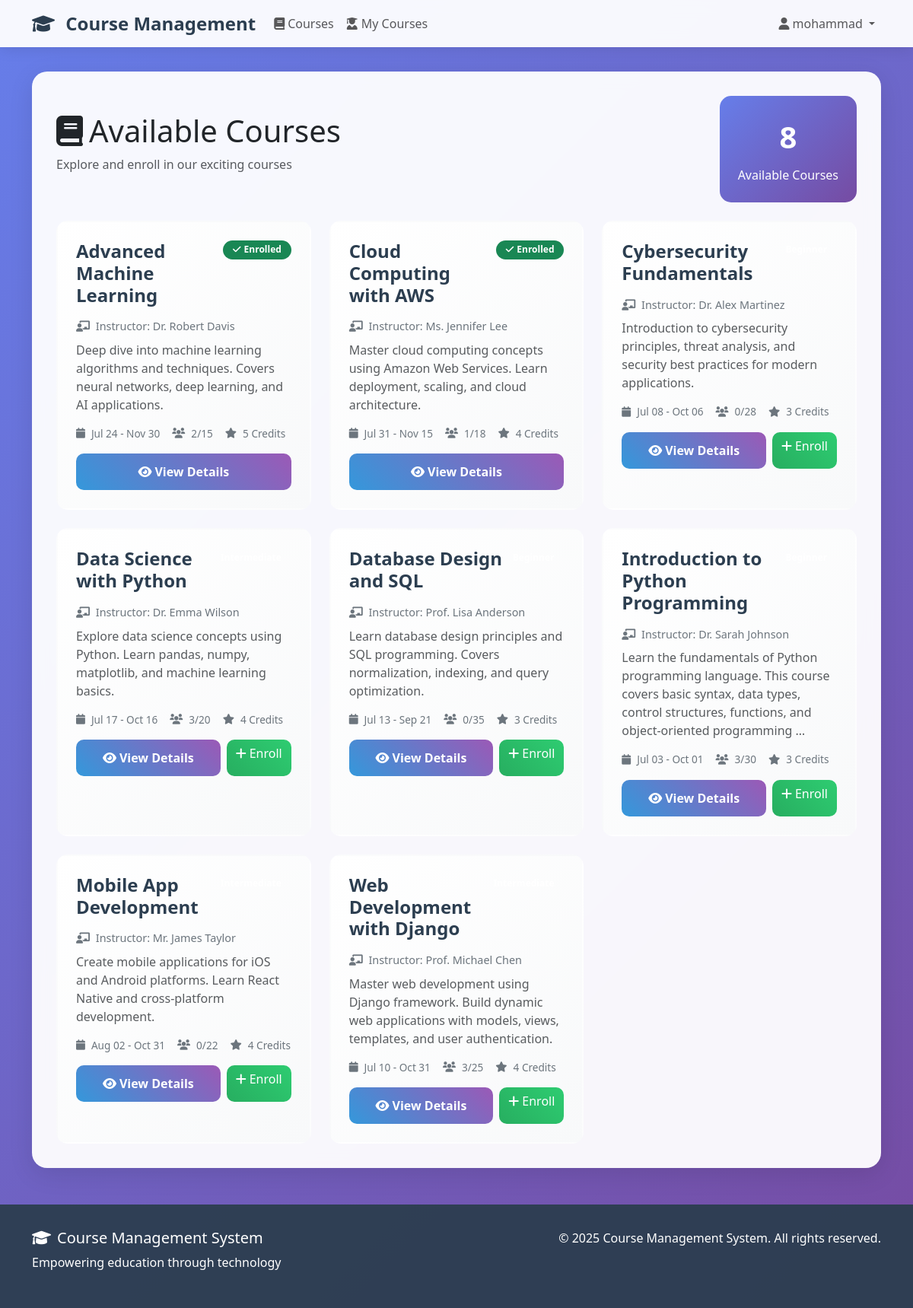
Screenshot of / (signed in) with the database file from the repository.
### students/models.py (models this page shows, shortened)
class Course(models.Model):
    DIFFICULTY_CHOICES = [
        ('beginner', 'Beginner'),
        ('intermediate', 'Intermediate'),
        ('advanced', 'Advanced'),
    ]
    title = models.CharField(max_length=200)
    description = models.TextField()
    instructor = models.CharField(max_length=100)
    credits = models.PositiveIntegerField(default=3)
    difficulty = models.CharField(max_length=20, choices=DIFFICULTY_CHOICES, default='beginner')
    max_students = models.PositiveIntegerField(default=30)
    start_date = models.DateField()
    end_date = models.DateField()
    is_active = models.BooleanField(default=True)
    created_at = models.DateTimeField(auto_now_add=True)
    def get_enrolled_count(self):
        return self.enrollment_set.count()

### students/views.py (the view)
# urls.py: path('', views.course_list, name='course_list'),
@login_required
def course_list(request):
    courses = Course.objects.filter(is_active=True).order_by('title')
    user_enrollments = []
    if hasattr(request.user, 'student'):
        user_enrollments = Enrollment.objects.filter(
            student=request.user.student,
            is_active=True
        ).values_list('course_id', flat=True)
    return render(request, 'students/course_list.html', {
        'courses': courses,
        'user_enrollments': user_enrollments
    })

### templates/students/course_list.html (shortened to what this page needs)
{% extends 'base.html' %}
{% block content %}
<div class="d-flex justify-content-between align-items-center mb-4">
    <div>
        <h1><i class="fas fa-book me-2"></i>Available Courses</h1>
        <p class="text-muted">Explore and enroll in our exciting courses</p>
    </div>
    {% if user.is_authenticated %}
        <div class="stats-card">
            <div class="stats-number">{{ courses.count }}</div>
            <div>Available Courses</div>
        </div>
    {% endif %}
</div>
{% if courses %}
    <div class="course-grid">
        {% for course in courses %}
            <div class="course-card">
                <div class="d-flex justify-content-between align-items-start mb-2">
                    <h4 class="course-title">{{ course.title }}</h4>
                    {% if course.id in user_enrollments %}
                        <span class="badge bg-success">
                            <i class="fas fa-check me-1"></i>Enrolled
                        </span>
                    {% else %}
                        <span class="badge bg-{{ course.difficulty|default:'secondary' }}">
                        </span>
                    {% endif %}
                </div>
                <div class="course-instructor">
                    <i class="fas fa-chalkboard-teacher me-1"></i>
                    Instructor: {{ course.instructor }}
                </div>
                <p class="text-muted mb-3">{{ course.description|truncatewords:20 }}</p>
                <div class="course-meta">
                    <div class="meta-item">
                        <i class="fas fa-calendar me-1"></i>
                        {{ course.start_date|date:"M d" }} - {{ course.end_date|date:"M d" }}
                    </div>
                    <div class="meta-item">
                        <i class="fas fa-users me-1"></i>
                        {{ course.get_enrolled_count }}/{{ course.max_students }}
                    </div>
                    <div class="meta-item">
                        <i class="fas fa-star me-1"></i>
                        {{ course.credits }} Credits
                    </div>
                </div>
                <div class="d-flex gap-2 mt-3">
                    <a href="{% url 'course_detail' course.id %}" class="btn btn-primary flex-fill">
                        <i class="fas fa-eye me-1"></i>View Details
                    </a>
                    {% if user.is_authenticated and course.id not in user_enrollments %}
                        <a href="{% url 'enroll_course' course.id %}" class="btn btn-success">
                            <i class="fas fa-plus me-1"></i>Enroll
                        </a>
                    {% endif %}
                </div>
            </div>
        {% endfor %}
    </div>
{% else %}
    <div class="text-center py-5">
        <i class="fas fa-book-open fa-4x text-muted mb-3"></i>
        <h3 class="text-muted">No courses available</h3>
        <p class="text-muted">Check back later for new courses!</p>
    </div>
{% endif %}
{% endblock %}

### templates/base.html (shortened to what this page needs)
<!DOCTYPE html>
<html lang="en">
<head>
    <link href="https://cdn.jsdelivr.net/npm/bootstrap@5.3.0/dist/css/bootstrap.min.css" rel="stylesheet">
    <link href="https://cdnjs.cloudflare.com/ajax/libs/font-awesome/6.0.0/css/all.min.css" rel="stylesheet">
</head>
<body>
    <nav class="navbar navbar-expand-lg navbar-light sticky-top">
        <div class="container">
            <a class="navbar-brand" href="{% url 'course_list' %}">
                <i class="fas fa-graduation-cap me-2"></i>
                Course Management
            </a>
            <div class="collapse navbar-collapse" id="navbarNav">
                <ul class="navbar-nav me-auto">
                    <li class="nav-item">
                        <a class="nav-link" href="{% url 'course_list' %}">
                            <i class="fas fa-book me-1"></i>Courses
                        </a>
                    </li>
                    {% if user.is_authenticated %}
                        <li class="nav-item">
                            <a class="nav-link" href="{% url 'my_courses' %}">
                                <i class="fas fa-user-graduate me-1"></i>My Courses
                            </a>
                        </li>
                    {% endif %}
                </ul>
                <ul class="navbar-nav">
                    {% if user.is_authenticated %}
                        <li class="nav-item dropdown">
                            <a class="nav-link dropdown-toggle" href="#" id="navbarDropdown" role="button" data-bs-toggle="dropdown">
                                <i class="fas fa-user me-1"></i>{{ user.username }}
                            </a>
                        </li>
                    {% endif %}
                </ul>
            </div>
        </div>
    </nav>
    <div class="container">
        <div class="main-content">
            {% block content %}
            {% endblock %}
        </div>
    </div>
    <footer class="footer">
        <div class="container">
            <div class="row">
                <div class="col-md-6">
                    <h5><i class="fas fa-graduation-cap me-2"></i>Course Management System</h5>
                    <p>Empowering education through technology</p>
                </div>
                <div class="col-md-6 text-md-end">
                    <p>&copy; 2025 Course Management System. All rights reserved.</p>
                </div>
            </div>
        </div>
    </footer>
</body>
</html>

### templates/base.html (style rules this page uses)
:root { --primary-color: #2c3e50; --secondary-color: #3498db; --accent-color: #e74c3c; --success-color: #27ae60; --warning-color: #f39c12; --light-bg: #f8f9fa; --dark-text: #2c3e50; }
body { background: linear-gradient(135deg, #667eea 0%, #764ba2 100%); min-height: 100vh; font-family: 'Segoe UI', Tahoma, Geneva, Verdana, sans-serif; }
.navbar { background: rgba(255, 255, 255, 0.95); backdrop-filter: blur(10px); box-shadow: 0 2px 20px rgba(0, 0, 0, 0.1); }
.navbar-brand { font-weight: 700; color: var(--primary-color) !important; font-size: 1.5rem; }
.main-content { background: rgba(255, 255, 255, 0.95); backdrop-filter: blur(10px); border-radius: 20px; box-shadow: 0 8px 32px rgba(0, 0, 0, 0.1); margin: 2rem 0; padding: 2rem; min-height: 60vh; }
.btn-primary { background: linear-gradient(45deg, var(--secondary-color), #9b59b6); border: none; border-radius: 10px; padding: 0.75rem 1.5rem; font-weight: 600; transition: all 0.3s ease; }
.btn-success { background: linear-gradient(45deg, var(--success-color), #2ecc71); border: none; border-radius: 10px; }
.course-grid { display: grid; grid-template-columns: repeat(auto-fit, minmax(300px, 1fr)); gap: 1.5rem; margin-top: 1.5rem; }
.course-card { background: linear-gradient(135deg, #fff 0%, #f8f9fa 100%); border-radius: 15px; padding: 1.5rem; border: 2px solid transparent; transition: all 0.3s ease; }
.course-title { color: var(--primary-color); font-weight: 700; margin-bottom: 0.5rem; }
.course-instructor { color: #6c757d; font-size: 0.9rem; margin-bottom: 0.5rem; }
.course-meta { display: flex; gap: 1rem; margin: 1rem 0; }
.meta-item { display: flex; align-items: center; gap: 0.25rem; font-size: 0.85rem; color: #6c757d; }
.badge { border-radius: 20px; padding: 0.4rem 0.8rem; font-size: 0.75rem; font-weight: 600; }
.stats-card { background: linear-gradient(135deg, #667eea 0%, #764ba2 100%); color: white; border-radius: 15px; padding: 1.5rem; text-align: center; }
.stats-number { font-size: 2.5rem; font-weight: 700; margin-bottom: 0.5rem; }
.footer { background: rgba(44, 62, 80, 0.95); color: white; padding: 2rem 0; margin-top: 3rem; }

### rows the page displays
Course: title "Advanced Machine Learning", shows "Enrolled", instructor "Dr. Robert Davis", description "Deep dive into machine learning algorithms and techniques. Covers neural networks, deep learning, and AI applications.", start_date "Jul 24", end_date "Nov 30", get_enrolled_count "2", max_students "15", credits "5"
Course: title "Cloud Computing with AWS", shows "Enrolled", instructor "Ms. Jennifer Lee", description "Master cloud computing concepts using Amazon Web Services. Learn deployment, scaling, and cloud architecture.", start_date "Jul 31", end_date "Nov 15", get_enrolled_count "1", max_students "18", credits "4"
Course: title "Cybersecurity Fundamentals", instructor "Dr. Alex Martinez", description "Introduction to cybersecurity principles, threat analysis, and security best practices for modern applications.", start_date "Jul 08", end_date "Oct 06", get_enrolled_count "0", max_students "28", credits "3", shows "Enroll"
Course: title "Data Science with Python", instructor "Dr. Emma Wilson", description "Explore data science concepts using Python. Learn pandas, numpy, matplotlib, and machine learning basics.", start_date "Jul 17", end_date "Oct 16", get_enrolled_count "3", max_students "20", credits "4", shows "Enroll"
Course: title "Database Design and SQL", instructor "Prof. Lisa Anderson", description "Learn database design principles and SQL programming. Covers normalization, indexing, and query optimization.", start_date "Jul 13", end_date "Sep 21", get_enrolled_count "0", max_students "35", credits "3", shows "Enroll"
Course: title "Introduction to Python Programming", instructor "Dr. Sarah Johnson", description "Learn the fundamentals of Python programming language. This course covers basic syntax, data types, control structures, functions, and object-oriented programming …", start_date "Jul 03", end_date "Oct 01", get_enrolled_count "3", max_students "30", credits "3", shows "Enroll"
Course: title "Mobile App Development", instructor "Mr. James Taylor", description "Create mobile applications for iOS and Android platforms. Learn React Native and cross-platform development.", start_date "Aug 02", end_date "Oct 31", get_enrolled_count "0", max_students "22", credits "4", shows "Enroll"
Course: title "Web Development with Django", instructor "Prof. Michael Chen", description "Master web development using Django framework. Build dynamic web applications with models, views, templates, and user authentication.", start_date "Jul 10", end_date "Oct 31", get_enrolled_count "3", max_students "25", credits "4", shows "Enroll"

### other values shown
{{ user.username }} "mohammad"
{{ courses.count }} "8"
